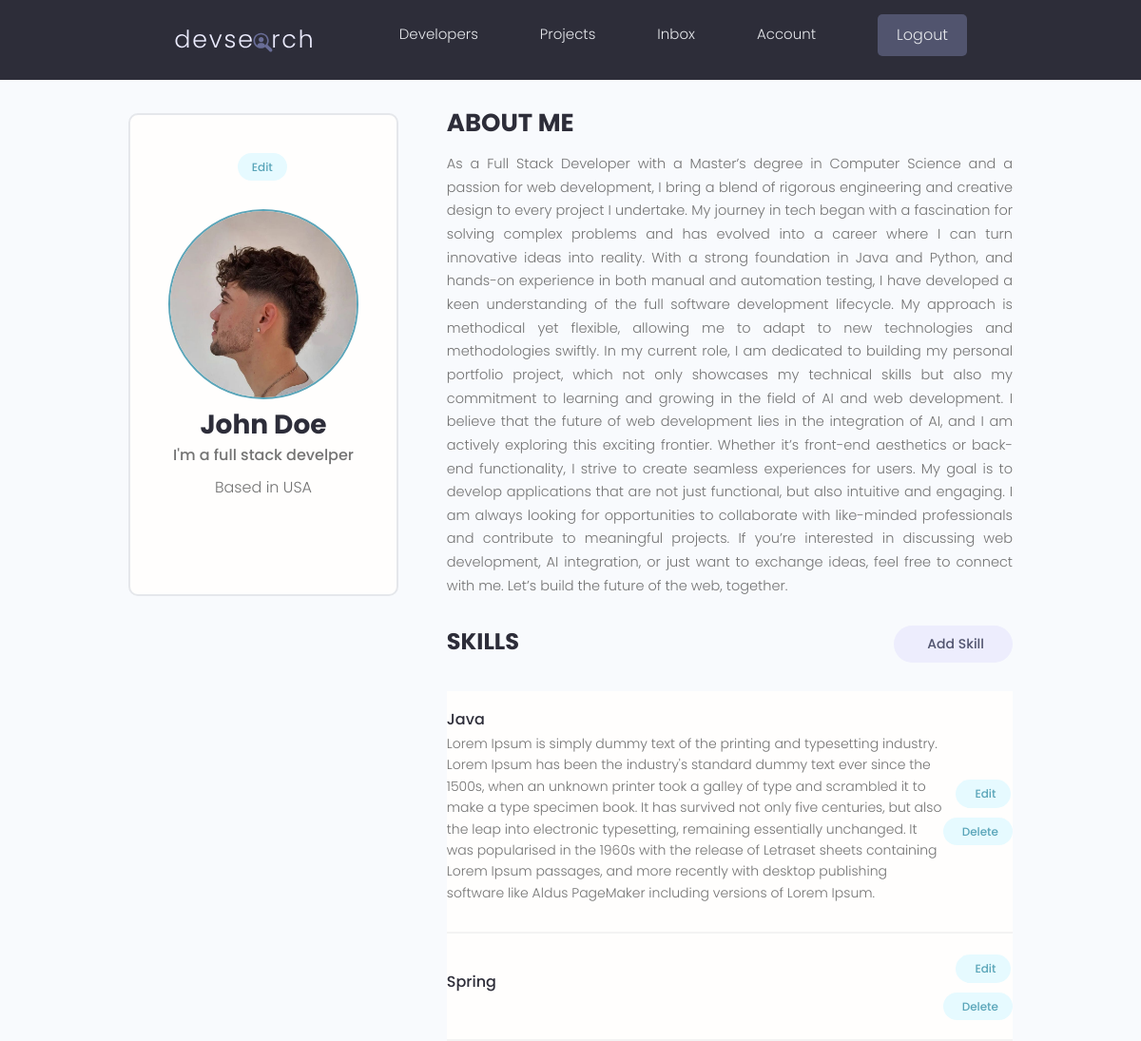
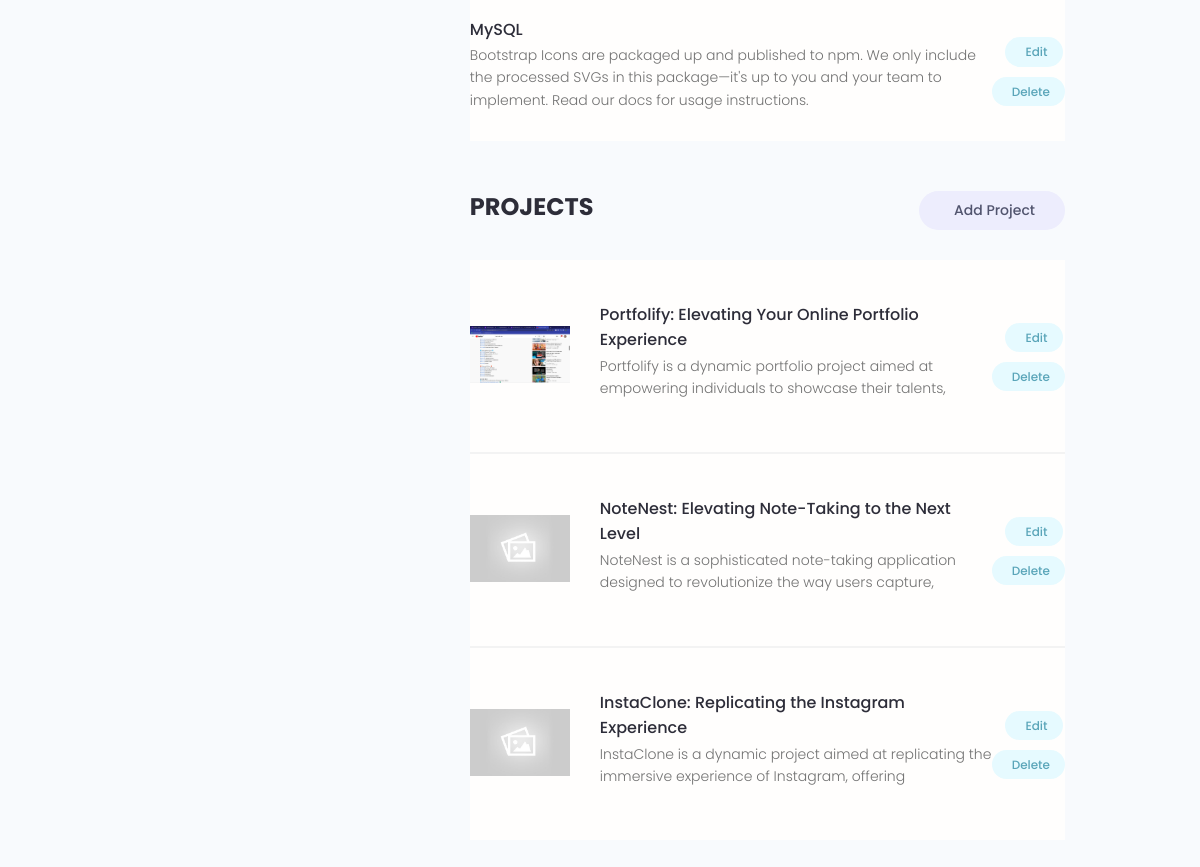
/account/ (signed in), run on the app's committed database (2 pictures, top to bottom).
### users/models.py (models this page shows, shortened)
class Profile(models.Model):
    user= models.OneToOneField(User, on_delete=models.CASCADE)
    name = models.CharField( max_length=200, blank=True, null=True)
    email = models.EmailField(max_length=254, null=True, blank=True)
    username = models.CharField( max_length=200, blank=True, null=True)
    location = models.CharField( max_length=200, blank=True, null=True)
    short_intro = models.CharField( max_length=200, blank=True, null=True)
    bio = models.TextField(blank=True, null=True)
    profile_image = models.ImageField(null=True, blank=True, upload_to="profiles/", default="profiles/user-default.png")
    social_github = models.CharField( max_length=200, blank=True, null=True)
    social_x = models.CharField( max_length=200, blank=True, null=True)
    social_linkedin = models.CharField( max_length=200, blank=True, null=True)
    social_youtube = models.CharField( max_length=200, blank=True, null=True)
    social_website = models.CharField( max_length=200, blank=True, null=True)
    created = models.DateTimeField(auto_now_add=True)
    id = models.UUIDField(default=uuid.uuid4, unique=True, primary_key=True, editable=False)
    class Meta:
        ordering = ["-short_intro", "-created"]

class Skill(models.Model):
    owner = models.ForeignKey(Profile, on_delete=models.CASCADE, null=True, blank= True)
    name = models.CharField( max_length=200, blank=True, null=True)
    description = models.TextField(null=True,  blank=True)
    created = models.DateTimeField(auto_now_add=True)
    id = models.UUIDField(default=uuid.uuid4, unique=True, primary_key=True, editable=False)

### project/models.py (models this page shows, shortened)
class Projects(models.Model):
    owner = models.ForeignKey(Profile, blank=True, null=True, on_delete=models.SET_NULL)
    title = models.CharField(max_length=200)
    description = models.TextField(null=True, blank=True)
    featured_image = models.ImageField(null=True, blank=True, default="default.jpg")
    demo_link = models.URLField(max_length=2000, null=True, blank=True)
    source_link = models.URLField(max_length=2000, null=True, blank=True)
    tags = models.ManyToManyField("Tag", blank=True)
    vote_total = models.IntegerField(default=0, null=True, blank=True)
    vote_ratio = models.IntegerField(default=0, null=True, blank=True)
    created = models.DateTimeField(auto_now_add=True)
    id = models.UUIDField(
        default=uuid.uuid4, unique=True, primary_key=True, editable=False
    )
    class Meta:
        ordering = ["created"]

### users/views.py (the view)
# urls.py: path("account/", views.userAccount, name="account"),
@login_required(login_url="login")
def userAccount(request):
    profile = request.user.profile
    skills = profile.skill_set.all()
    projects = profile.projects_set.all()
    context = {"profile": profile, "skills": skills, "projects": projects}
    return render(request, "users/account.html", context)

### users/templates/users/account.html (shortened to what this page needs)
{% extends 'main.html' %}
{% block content %}
  <main class="settingsPage profile my-md">
    <div class="container">
      <div class="layout">
        <div class="column column--1of3">
          <div class="card text-center">
            <div class="card__body dev">
              <a class="tag tag--pill tag--main settings__btn" href="{% url 'edit-account' %}"> Edit</a>
              <img class="avatar avatar--xl dev__avatar" src="{{profile.profile_image.url}}" />
              <h2 class="dev__name">{{profile.name}}</h2>
              <p class="dev__title">{{profile.short_intro}}</p>
              <p class="dev__location">Based in {{profile.location}}</p>
            </div>
          </div>
        </div>
        <div class="column column--2of3">
          <div class="devInfo">
            <h3 class="devInfo__title">About Me</h3>
            <p class="devInfo__about">{{profile.bio}}</p>
          </div>
          <div class="settings">
            <h3 class="settings__title">Skills</h3>
            <a class="tag tag--pill tag--sub settings__btn tag--lg" href="{% url 'create-skill' %}"> Add Skill</a>
          </div>
          <table class="settings__table">
            {% for skill in skills %}
            <tr>
              <td class="settings__tableInfo">
                <h4>{{skill.name}}</h4>
                <p>{{skill.description}}</p>
              </td>
              <td class="settings__tableActions">
                <a class="tag tag--pill tag--main settings__btn" href="{% url 'update-skill' skill.id %}"> Edit</a>
                <a class="tag tag--pill tag--main settings__btn" href="{% url 'delete-skill' skill.id %}?next=/account">
                  Delete</a>
              </td>
            </tr>
            {% endfor %}
          </table>
          <div class="settings">
            <h3 class="settings__title">Projects</h3>
            <a class="tag tag--pill tag--sub settings__btn tag--lg" href="{% url 'create-project' %}"> Add Project</a>
          </div>
          <table class="settings__table">
            {% for project in projects %}
            <tr>
              <td class="settings__thumbnail">
                <a href="{% url 'project' project.id %}"><img src="{{project.featured_image.url}}" alt="Project Thumbnail" /></a>
              </td>
              <td class="settings__tableInfo">
                <a href="{% url 'project' project.id %}">{{project.title}}</a>
                <p>{{project.description|slice:"100"}}</p>
              </td>
              <td class="settings__tableActions">
                <a class="tag tag--pill tag--main settings__btn" href="{% url 'update-project' project.id %}"> Edit</a>
                <a class="tag tag--pill tag--main settings__btn" href="{% url 'delete-project' project.id %}?next=/account">
                  Delete</a>
              </td>
            </tr>
            {% endfor %}
          </table>
        </div>
      </div>
    </div>
  </main>
  {% endblock content %}

### static/styles/app.css (style rules this page uses)
:root { --color-sub: #2d2d39; }
.card { border: 2px solid var(--color-light); }
img { width: 100%; }
.profile .card > .dev { padding: 4rem; }
.dev__avatar { display: block; margin: auto; }
.dev__name { color: var(--color-sub); font-size: 2.8rem; font-weight: 700; margin-top: 1rem; margin-bottom: 0.5rem; }
.dev__title { font-size: 1.6rem; font-weight: 500; line-height: 1.3; }
.dev__location { margin-top: 1rem; }
.devInfo { margin-bottom: 3rem; }
.devInfo__title, .devInfo__subtitle { font-size: 2.6rem; color: var(--color-sub); text-transform: uppercase; font-weight: 700; margin-bottom: 1.5rem; }
.devInfo__about, .devSkill__info { font-size: 1.45rem; line-height: 1.7; text-align: justify; }
.settingsPage .dev > .settings__btn { display: inline-block; margin-bottom: 3rem; }
.settings { display: flex; justify-content: space-between; align-items: center; }
.settings__title { font-size: 2.4rem; text-transform: uppercase; font-weight: 700; color: var(--color-sub); }
.settings__table { margin-top: 3rem; margin-bottom: 5rem; padding: 0 3rem; background: var(--color-white); }
.settings__table tr { width: 100%; }
.settings__table tr > td { padding: 2rem 0; }
.settings__table tr:not(:last-child) td { border-bottom: 2px solid var(--color-white-light); }
.settings__thumbnail { width: 23%; min-width: 10rem; }
.settings__thumbnail img { padding-right: 3rem; height: 15rem; object-fit: contain; }
.settings__tableInfo { width: 100%; }
.settings__tableInfo h4, .settings__tableInfo a { padding-right: 1rem; width: auto; font-size: 1.6rem; font-weight: 500; color: var(--color-sub); }
.settings__tableInfo p { font-size: 1.4rem; }
.settings__tableActions { text-align: right; }

### static/uikit/styles/modules/_variables.css (style rules this page uses)
:root { --color-main: #5aa5b9; --color-main-light: #e6faff; --color-sub: #3f4156; --color-sub-light: #51546e; --color-sub-lighter: #ededfd; --color-text: #737373; --color-gray: #8b8b8b; --color-light: #e5e7eb; --color-light-gray: #767676; --color-bg: #f8fafd; --color-white: #fffefd; --color-white-light: #f3f3f3; --color-success: #359e64; --color-success-bg: #def8e8; --color-error: #fc4b0b; --color-error-bg: #fff2ee; --font-base: 'Poppins', arial, helvetica, 'Segoe UI', roboto, ubuntu, sans-serif; --font-monospace: 'Fira Code', 'Courier New', courier, monospace; --font-regular: 300; --font-medium: 500; --font-bold: 700; --generic-shadow: 1px 1px 5px #00000010; --generic-transition: all 0.3s ease-in-out; }

### static/uikit/styles/modules/_base.css (style rules this page uses)
* { margin: 0; padding: 0; box-sizing: border-box; text-rendering: optimizeLegibility; color: inherit; font-size: inherit; }
html { font-size: 50%; }
@media only screen and (min-width: 480px) { html { font-size: 56.25%; } }
@media only screen and (min-width: 1200px) { html { font-size: 62.5%; } }
body { line-height: 1.6; font-weight: 400; font-size: 1.5rem; color: var(--color-text); background-color: var(--color-bg); min-height: 100vh; }

### static/uikit/styles/modules/_typography.css (style rules this page uses)
* { font-family: var(--font-base); }
h2 { font-size: 3.6rem; font-weight: var(--font-bold); }
h3 { font-size: 3.2rem; font-weight: var(--font-medium); }
h4 { font-size: 2.8rem; font-weight: var(--font-medium); }
p, span, strong { font-size: 1.6rem; color: var(--color-text); font-weight: var(--font-regular); }
a { padding-bottom: 2px; text-decoration: none; display: inline-block; color: var(--color-main); font-weight: var(--font-medium); }

### static/uikit/styles/modules/_utilities.css (style rules this page uses)
.container { width: 92%; max-width: 165rem; margin: 0 auto; box-sizing: border-box; }
@media screen and (min-width: 1000px) { .container { width: 90%; } }
@media screen and (min-width: 1200px) { .container { width: 80%; } }
.text-center { text-align: center; }
.my-md { margin: 3rem auto; }

### static/uikit/styles/modules/_avatar.css (style rules this page uses)
.avatar { border-radius: 50%; border: 2px solid var(--color-main); object-fit: cover; }
.avatar--xl { height: 20rem; width: 20rem; }

### static/uikit/styles/modules/_card.css (style rules this page uses)
.card { border-radius: 1rem; background-color: var(--color-white); border: 1.5px solid var(--color-light); width: auto; height: auto; margin-top: 0.5rem; margin-bottom: 0.5rem; overflow: hidden; }
.card__body, .card__header { padding: 2rem 2.5rem; }

### static/uikit/styles/modules/_layout.css (style rules this page uses)
.layout { display: flex; flex-flow: row wrap; justify-content: space-between; }
.layout > .column { margin-bottom: 3rem; }
.layout > .column.column--1of3 { flex-basis: 30%; }
.layout > .column.column--2of3 { flex-basis: 64%; }

### data on the page
Profile: profile_image (picture), name "John Doe", short_intro "I'm a full stack develper", location "USA", bio "As a Full Stack Developer with a Master’s degree in Computer Science and a passion for web development, I bring a blend of rigorous engineering and creative design to every project I undertake. My journey in tech began with a fascination for solving complex problems and has evolved into a career where I can turn innovative ideas into reality. With a strong foundation in Java and Python, and hands-on experience in both manual and automation testing, I have developed a keen understanding of the full software development lifecycle. My approach is methodical yet flexible, allowing me to adapt to new technologies and methodologies swiftly. In my current role, I am dedicated to building my…"
Skill: name "Java", description "Lorem Ipsum is simply dummy text of the printing and typesetting industry. Lorem Ipsum has been the industry's standard dummy text ever since the 1500s, when an unknown printer took a galley of type and scrambled it to make a type specimen book. It has survived not only five centuries, but also the leap into electronic typesetting, remaining essentially unchanged. It was popularised in the 1960s with the release of Letraset sheets containing Lorem Ipsum passages, and more recently with desktop publishing software like Aldus PageMaker including versions of Lorem Ipsum."
Skill: name "Spring"
Skill: name "MySQL", description "Bootstrap Icons are packaged up and published to npm. We only include the processed SVGs in this package—it's up to you and your team to implement. Read our docs for usage instructions."
Projects: featured_image (picture), title "Portfolify: Elevating Your Online Portfolio Experience", description "Portfolify is a dynamic portfolio project aimed at empowering individuals to showcase their talents,"
Projects: featured_image (placeholder picture), title "NoteNest: Elevating Note-Taking to the Next Level", description "NoteNest is a sophisticated note-taking application designed to revolutionize the way users capture,"
Projects: featured_image (placeholder picture), title "InstaClone: Replicating the Instagram Experience", description "InstaClone is a dynamic project aimed at replicating the immersive experience of Instagram, offering"
